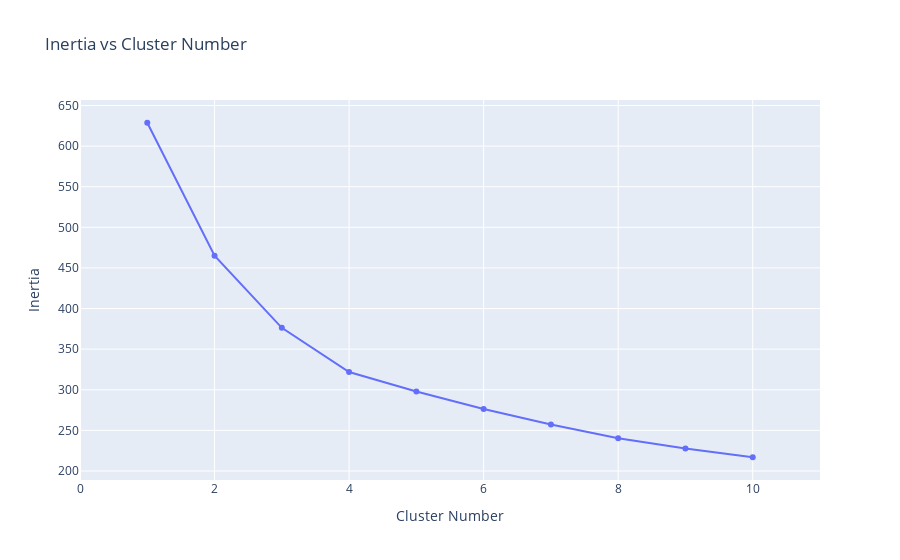

The code cell stored with this chart in its notebook:
### Markdown cell above
#### 1. Using the Elbow Method

### Code cell
# Interiva vs. Cluster Visualization to Determine Ideal number of Clusters
inertia = []
for i in range(1,11):
    kmeans = KMeans(
        n_clusters=i, init="k-means++",
        n_init=10,
        tol=1e-04, random_state=42
    )
    kmeans.fit(X)
    inertia.append(kmeans.inertia_)
fig = go.Figure(data=go.Scatter(x=np.arange(1,11),y=inertia))
fig.update_layout(title="Inertia vs Cluster Number",xaxis=dict(range=[0,11],title="Cluster Number"),
                  yaxis={'title':'Inertia'},
                 annotations=[
        
        # Annotation of Elbow Point
        # dict(
        #     x=3,
        #     y=inertia[2],
        #     xref="x",
        #     yref="y",
        #     text="Elbow!",
        #     showarrow=True,
        #     arrowhead=7,
        #     ax=20,
        #     ay=-40
        # )
    ])

### Figure 1 — Plotly figure (JSON) as saved in the notebook; plotly's stock layout.template omitted (floating-point values rounded to 4 significant figures)
{"data": [{"type": "scatter", "x": [1, 2, 3, 4, 5, 6, 7, 8, 9, 10], "y": [628.7, 465.1, 376.2, 321.9, 297.8, 276.4, 257.2, 240.4, 227.8, 216.9]}], "layout": {"title": {"text": "Inertia vs Cluster Number"}, "xaxis": {"range": [0, 11], "title": {"text": "Cluster Number"}}, "yaxis": {"title": {"text": "Inertia"}}}}
